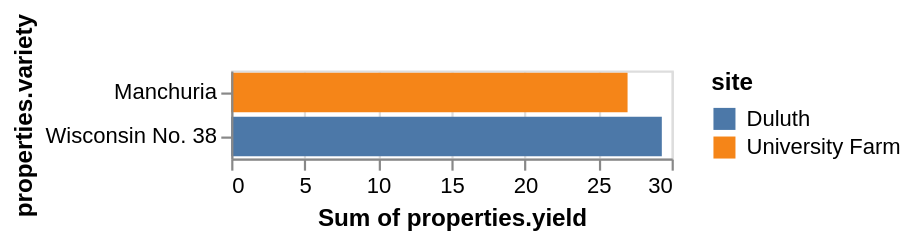

Here is the Vega-Lite specification saved for this chart:
### Vega specification from a JSON file in a GitHub repository (floating-point values rounded to 4 significant figures)
{"$schema": "https://vega.github.io/schema/vega/v5.json", "autosize": "pad", "padding": 5, "width": 200, "style": "cell", "data": [{"name": "source_0", "values": {"features": [{"properties": {"variety": "Manchuria", "yield": 27, "site": "University Farm"}}, {"properties": {"variety": "Wisconsin No. 38", "yield": 29.33, "site": "Duluth"}}], "type": "FeatureCollection"}, "format": {"type": "json", "property": "features"}}, {"name": "data_0", "source": "source_0", "transform": [{"type": "formula", "expr": "datum[\"properties\"] && datum[\"properties\"][\"variety\"]", "as": "properties.variety"}, {"type": "formula", "expr": "datum[\"properties\"] && datum[\"properties\"][\"yield\"]", "as": "properties.yield"}, {"type": "formula", "expr": "datum[\"properties\"] && datum[\"properties\"][\"site\"]", "as": "properties.site"}, {"type": "aggregate", "groupby": ["properties\\.variety", "properties\\.site"], "ops": ["sum"], "fields": ["properties\\.yield"], "as": ["sum_properties.yield"]}, {"type": "stack", "groupby": ["properties\\.variety"], "field": "sum_properties\\.yield", "sort": {"field": ["properties\\.site"], "order": ["descending"]}, "as": ["sum_properties.yield_start", "sum_properties.yield_end"], "offset": "zero"}]}], "signals": [{"name": "y_step", "value": 20}, {"name": "height", "update": "bandspace(domain('y').length, 0.1, 0.05) * y_step"}], "marks": [{"name": "marks", "type": "rect", "style": ["bar"], "from": {"data": "data_0"}, "encode": {"update": {"fill": [{"test": "datum[\"sum_properties.yield\"] === null || isNaN(datum[\"sum_properties.yield\"])", "value": null}, {"scale": "color", "field": "properties\\.site"}], "tooltip": {"signal": "{\"properties.variety\": ''+datum[\"properties.variety\"], \"Sum of properties.yield\": format(datum[\"sum_properties.yield\"], \"\"), \"site\": ''+datum[\"properties.site\"]}"}, "x": {"scale": "x", "field": "sum_properties\\.yield_end"}, "x2": {"scale": "x", "field": "sum_properties\\.yield_start"}, "y": {"scale": "y", "field": "properties\\.variety"}, "height": {"scale": "y", "band": true}}}}], "scales": [{"name": "x", "type": "linear", "domain": {"data": "data_0", "fields": ["sum_properties\\.yield_start", "sum_properties\\.yield_end"]}, "range": [0, {"signal": "width"}], "nice": true, "zero": true}, {"name": "y", "type": "band", "domain": {"data": "data_0", "field": "properties\\.variety", "sort": true}, "range": {"step": {"signal": "y_step"}}, "paddingInner": 0.1, "paddingOuter": 0.05}, {"name": "color", "type": "ordinal", "domain": {"data": "data_0", "field": "properties\\.site", "sort": true}, "range": "category", "interpolate": "hcl"}], "axes": [{"scale": "x", "orient": "bottom", "grid": false, "title": "Sum of properties.yield", "labelFlush": true, "labelOverlap": true, "tickCount": {"signal": "ceil(width/40)"}, "zindex": 1}, {"scale": "x", "orient": "bottom", "gridScale": "y", "grid": true, "tickCount": {"signal": "ceil(width/40)"}, "domain": false, "labels": false, "maxExtent": 0, "minExtent": 0, "ticks": false, "zindex": 0}, {"scale": "y", "orient": "left", "grid": false, "title": "properties.variety", "zindex": 1}], "legends": [{"title": "site", "fill": "color", "gradientLength": {"signal": "clamp(height, 64, 200)"}, "symbolType": "circle", "encode": {"symbols": {"update": {"shape": {"value": "square"}}}}}]}
